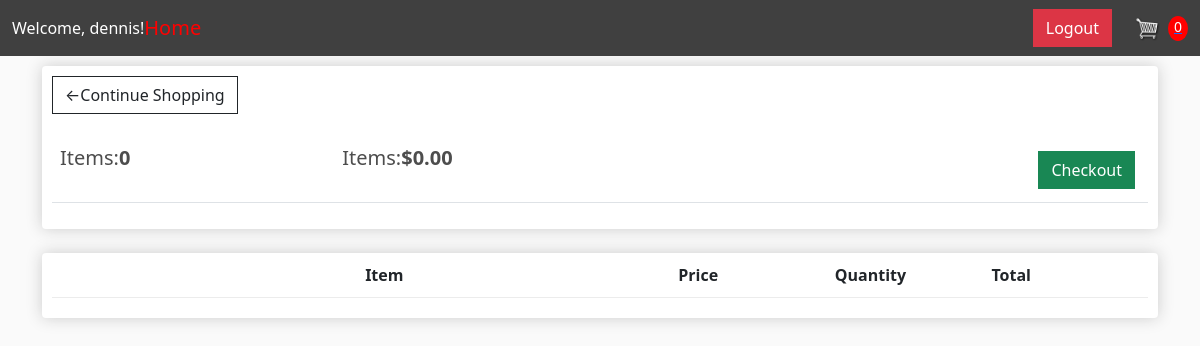
Page /cart/ (signed in) on the earlier database version.
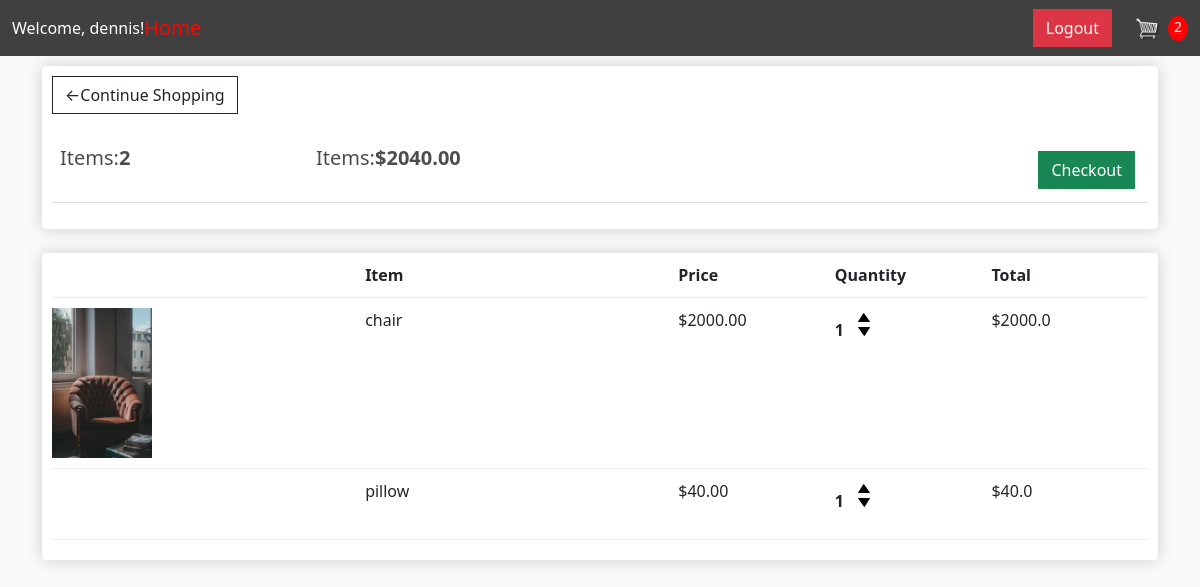
Same page on the later database version.
### store/models.py (models this page shows, shortened)
class Order(models.Model):
    customer = models.ForeignKey(Customer, on_delete=models.SET_NULL, null=True, blank=True)
    date_ordered = models.DateTimeField(auto_now_add= True)
    complete = models.BooleanField(default= False,null= True, blank= False)
    transaction_id = models.CharField(max_length=100, null= True)
    @property
    def get_cart_total(self):
        orderitems = self.orderitem_set.all()
        total = sum([item.get_total for item in orderitems])
        return total
    @property
    def get_cart_items(self):
        orderitems = self.orderitem_set.all()
        total = sum([item.quantity for item in orderitems])
        return total

class OrderItem(models.Model):
    product = models.ForeignKey(Product, on_delete=models.SET_NULL, null=True, blank=True)
    order = models.ForeignKey(Order,on_delete=models.SET_NULL,null=True,blank=True)
    quantity = models.IntegerField(default=0, null=True, blank=True)
    date_added = models.DateTimeField(auto_now_add=True)
    @property
    def get_total(self):
        total = self.product.price * self.quantity
        return total

class Product(models.Model):
    name = models.CharField(max_length=200, null= True)
    price = models.FloatField()
    digital = models.BooleanField(default= False, null=True, blank= True)
    image = models.ImageField(null=True, blank=True)
    @property
    def imageURL(self):
        try:
            url = self.image.url
        except:
            url = ''
        return url

### store/views.py (the view)
# urls.py: path('cart/', views.cart, name= "cart"),
def cart(request):
    user = request.user
    if request.user.is_authenticated:
        if not hasattr(user, 'customer'):
            Customer.objects.create(user=user, name=user.username, email=user.email)
        customer = request.user.customer
        order, created = Order.objects.get_or_create(customer=customer, complete=False)
        items = order.orderitem_set.all()
        cartItems = order.get_cart_items
    else:
        items = []
        order = {'get_cart_total':0, 'get_cart_items':0, 'shipping': False }
        cartItems = order['get_cart_items']
    context = {'items':items, 'order':order,'cartItems':cartItems, 'user_name': user.username}
    return render(request, 'cart.html', context)

### templates/cart.html
{% extends 'main.html'%}
{% load static %}
{% block content%}
    <div class="row">
        <div class="col-lg-12">
            <div class="box-element">
                <a href="{% url 'store'%}" class="btn btn-outline-dark">&#8592;Continue Shopping</a>
                <br>
                <br>
                <table class="table">
                    <tr>
                        <th><h5>Items:<strong>{{order.get_cart_items}}</strong></h5></th>
                        <th><h5>Items:<strong>${{order.get_cart_total|floatformat:2}}</strong></h5></th>
                        <th>
                            <a style="float:right;margin: 5px;" href="{% url 'checkout'%}" class="btn btn-success">Checkout</a>
                        </th>
                    </tr>
                </table>
            </div>
            <br>
            <div class="box-element">
                <div class="cart-row">
                    <div style="flex:2"></div>
                    <div style="flex:2"><strong>Item</strong></div>
                    <div style="flex:1"><strong>Price</strong></div>
                    <div style="flex:1"><strong>Quantity</strong></div>
                    <div style="flex:1"><strong>Total</strong></div>
                </div>
                {% for item in items %}
                <div class="cart-row">
                    <div style="flex:2"><img class="row-image" src="{{item.product.imageURL}}" alt=""></div>
                    <div style="flex:2"><p>{{item.product.name}}</p></div>
                    <div style="flex:1"><p>${{item.product.price|floatformat:2}}</p></div>
                    <div style="flex:1">
                        <p class="quantity">{{item.quantity}}</p>
                        <div class="quantity">
                            <img data-product={{item.product.id}} data-action="add" src="{% static 'images/arrow-up.png'%}" alt="" class="chg-quantity update-cart">
                            <img data-product={{item.product.id}} data-action="remove" src="{% static 'images/arrow-down.png'%}" alt="" class="chg-quantity update-cart">
                        </div>
                    </div>
                    <div style="flex:1"><p>${{item.get_total}}</p></div>
                </div>
                {% endfor %}
            </div>
        </div>
    </div>
{% endblock content %}

### templates/main.html (shortened to what this page needs)
<!DOCTYPE html>
{% load static %}
<head>
    <link href="https://cdn.jsdelivr.net/npm/bootstrap@5.2.0/dist/css/bootstrap.min.css" rel="stylesheet">
    <link rel="stylesheet" type=" text/css" href="{% static 'css/main.css'%}">
</head>
<body>
    <nav class="navbar navbar-expand-lg" style="background-color: #404040; color: white;">
        <div class="container-fluid">
            {% if request.user.is_authenticated %}
                      <div>
                          <h8 style="color: white;">Welcome, {{ request.user.username }}!</h8>
                      </div>
            {% endif %}
            <div class="collapse navbar-collapse" id="navbarSupportedContent">
                <ul class="navbar-nav me-auto mb-2 mb-lg-0">
                    <a class="navbar-brand" href="{% url 'store' %}" style="color: red;">Home</a>
                </ul>
                <div class="d-flex align-items-center">
                    {% if request.user.is_authenticated %}
                    <a href="{% url 'user_logout' %}" class="btn btn-danger me-2">Logout</a>
                    {% else %}
                    <a href="{% url 'login' %}" class="btn btn-warning me-2">Login</a>
                    {% endif %}
                    <a href="{% url 'cart' %}" class="d-flex align-items-center">
                        <img id="cart-icon" src="{% static 'images/cart.png' %}" alt="">
                        <p id="cart-total" class="mb-0 ms-2" style="color: white;">{{cartItems}}</p>
                    </a>
                </div>
            </div>
        </div>
    </nav>
    <div class="container">
        {% block content %}
        {% endblock content%}
    </div>
</body>
</html>

Differences in the rows shown:
no longer on this page (row edited): Order: get_cart_items "0", get_cart_total "0.00"
added Order: get_cart_items "2", get_cart_total "2040.00"
added OrderItem: product.imageURL (picture), product.name "chair", product.price "2000.00", quantity "1", get_total "2000.0"
added OrderItem: product.name "pillow", product.price "40.00", quantity "1", get_total "40.0"
Other differences:
{{ cartItems }}: "0" → "2"
